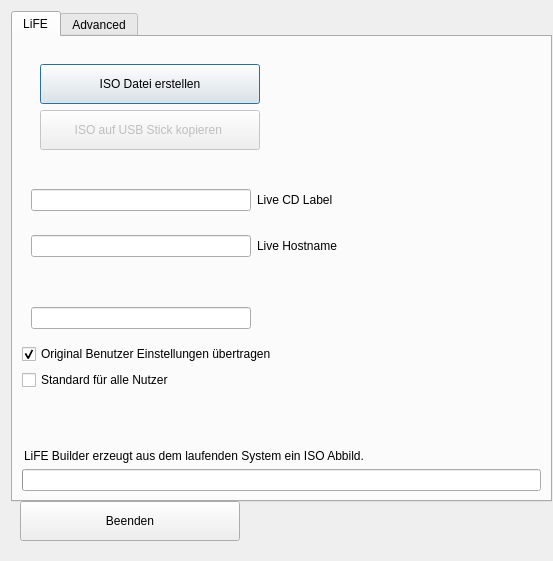
<?xml version="1.0" encoding="UTF-8"?>
<ui version="4.0">
 <author>Xapient</author>
 <class>Dialog</class>
 <widget class="QDialog" name="Dialog">
  <property name="geometry">
   <rect>
    <x>0</x>
    <y>0</y>
    <width>553</width>
    <height>561</height>
   </rect>
  </property>
  <property name="sizePolicy">
   <sizepolicy hsizetype="Preferred" vsizetype="Preferred">
    <horstretch>0</horstretch>
    <verstretch>0</verstretch>
   </sizepolicy>
  </property>
  <property name="minimumSize">
   <size>
    <width>553</width>
    <height>561</height>
   </size>
  </property>
  <property name="maximumSize">
   <size>
    <width>553</width>
    <height>561</height>
   </size>
  </property>
  <property name="windowTitle">
   <string>LiFE Builder</string>
  </property>
  <property name="autoFillBackground">
   <bool>false</bool>
  </property>
  <property name="sizeGripEnabled">
   <bool>false</bool>
  </property>
  <property name="modal">
   <bool>false</bool>
  </property>
  <layout class="QVBoxLayout" name="verticalLayout_3">
   <item>
    <widget class="QTabWidget" name="tabWidget">
     <property name="enabled">
      <bool>true</bool>
     </property>
     <property name="minimumSize">
      <size>
       <width>541</width>
       <height>491</height>
      </size>
     </property>
     <property name="maximumSize">
      <size>
       <width>541</width>
       <height>491</height>
      </size>
     </property>
     <property name="font">
      <font>
       <family>Ubuntu</family>
       <weight>50</weight>
       <bold>false</bold>
      </font>
     </property>
     <property name="toolTipDuration">
      <number>-1</number>
     </property>
     <property name="whatsThis">
      <string/>
     </property>
     <property name="accessibleName">
      <string/>
     </property>
     <property name="layoutDirection">
      <enum>Qt::LeftToRight</enum>
     </property>
     <property name="tabShape">
      <enum>QTabWidget::Rounded</enum>
     </property>
     <property name="currentIndex">
      <number>0</number>
     </property>
     <widget class="QWidget" name="tab">
      <attribute name="title">
       <string>LiFE</string>
      </attribute>
      <layout class="QVBoxLayout" name="verticalLayout">
       <item>
        <widget class="QWidget" name="widget" native="true">
         <layout class="QHBoxLayout" name="horizontalLayout_3">
          <item>
           <widget class="QWidget" name="widget_3" native="true">
            <layout class="QVBoxLayout" name="verticalLayout_4">
             <item>
              <widget class="QPushButton" name="mkiso">
               <property name="enabled">
                <bool>true</bool>
               </property>
               <property name="minimumSize">
                <size>
                 <width>220</width>
                 <height>40</height>
                </size>
               </property>
               <property name="styleSheet">
                <string notr="true"/>
               </property>
               <property name="text">
                <string>ISO Datei erstellen</string>
               </property>
               <property name="icon">
                <iconset>
                 <normaloff>pixmaps/appiconsmall.png</normaloff>pixmaps/appiconsmall.png</iconset>
               </property>
              </widget>
             </item>
             <item>
              <widget class="QPushButton" name="burniso">
               <property name="enabled">
                <bool>false</bool>
               </property>
               <property name="minimumSize">
                <size>
                 <width>220</width>
                 <height>40</height>
                </size>
               </property>
               <property name="text">
                <string>ISO auf USB Stick kopieren </string>
               </property>
               <property name="icon">
                <iconset>
                 <normaloff>pixmaps/document-edit.png</normaloff>pixmaps/document-edit.png</iconset>
               </property>
               <property name="autoDefault">
                <bool>false</bool>
               </property>
              </widget>
             </item>
            </layout>
           </widget>
          </item>
          <item>
           <spacer name="horizontalSpacer">
            <property name="orientation">
             <enum>Qt::Horizontal</enum>
            </property>
            <property name="sizeHint" stdset="0">
             <size>
              <width>40</width>
              <height>20</height>
             </size>
            </property>
           </spacer>
          </item>
          <item>
           <widget class="QWidget" name="widget_4" native="true">
            <layout class="QVBoxLayout" name="verticalLayout_5">
             <item>
              <widget class="QLabel" name="label">
               <property name="styleSheet">
                <string notr="true"/>
               </property>
               <property name="text">
                <string/>
               </property>
               <property name="pixmap">
                <pixmap>pixmaps/appiconblue.png</pixmap>
               </property>
              </widget>
             </item>
             <item>
              <spacer name="verticalSpacer_2">
               <property name="orientation">
                <enum>Qt::Vertical</enum>
               </property>
               <property name="sizeHint" stdset="0">
                <size>
                 <width>20</width>
                 <height>40</height>
                </size>
               </property>
              </spacer>
             </item>
            </layout>
           </widget>
          </item>
         </layout>
        </widget>
       </item>
       <item>
        <widget class="QWidget" name="widget_15" native="true"/>
       </item>
       <item>
        <widget class="QWidget" name="widget_11" native="true">
         <property name="layoutDirection">
          <enum>Qt::RightToLeft</enum>
         </property>
         <layout class="QHBoxLayout" name="horizontalLayout_10">
          <item>
           <spacer name="horizontalSpacer_2">
            <property name="orientation">
             <enum>Qt::Horizontal</enum>
            </property>
            <property name="sizeHint" stdset="0">
             <size>
              <width>40</width>
              <height>20</height>
             </size>
            </property>
           </spacer>
          </item>
          <item>
           <widget class="QLabel" name="label_7">
            <property name="sizePolicy">
             <sizepolicy hsizetype="Fixed" vsizetype="Preferred">
              <horstretch>0</horstretch>
              <verstretch>0</verstretch>
             </sizepolicy>
            </property>
            <property name="minimumSize">
             <size>
              <width>120</width>
              <height>0</height>
             </size>
            </property>
            <property name="maximumSize">
             <size>
              <width>120</width>
              <height>16777215</height>
             </size>
            </property>
            <property name="text">
             <string>Live CD Label</string>
            </property>
           </widget>
          </item>
          <item>
           <widget class="QLineEdit" name="livecdlabel">
            <property name="minimumSize">
             <size>
              <width>220</width>
              <height>0</height>
             </size>
            </property>
            <property name="maximumSize">
             <size>
              <width>220</width>
              <height>16777215</height>
             </size>
            </property>
           </widget>
          </item>
         </layout>
        </widget>
       </item>
       <item>
        <widget class="QWidget" name="widget_9" native="true">
         <property name="layoutDirection">
          <enum>Qt::RightToLeft</enum>
         </property>
         <layout class="QHBoxLayout" name="horizontalLayout_7">
          <item>
           <spacer name="horizontalSpacer_4">
            <property name="orientation">
             <enum>Qt::Horizontal</enum>
            </property>
            <property name="sizeHint" stdset="0">
             <size>
              <width>40</width>
              <height>20</height>
             </size>
            </property>
           </spacer>
          </item>
          <item>
           <widget class="QLabel" name="label_2">
            <property name="sizePolicy">
             <sizepolicy hsizetype="Fixed" vsizetype="Preferred">
              <horstretch>0</horstretch>
              <verstretch>0</verstretch>
             </sizepolicy>
            </property>
            <property name="minimumSize">
             <size>
              <width>120</width>
              <height>0</height>
             </size>
            </property>
            <property name="maximumSize">
             <size>
              <width>120</width>
              <height>16777215</height>
             </size>
            </property>
            <property name="text">
             <string>Live Hostname</string>
            </property>
           </widget>
          </item>
          <item>
           <widget class="QLineEdit" name="livehostname">
            <property name="minimumSize">
             <size>
              <width>220</width>
              <height>0</height>
             </size>
            </property>
            <property name="maximumSize">
             <size>
              <width>220</width>
              <height>16777215</height>
             </size>
            </property>
           </widget>
          </item>
         </layout>
        </widget>
       </item>
       <item>
        <widget class="QWidget" name="widget_5" native="true">
         <property name="minimumSize">
          <size>
           <width>0</width>
           <height>20</height>
          </size>
         </property>
         <layout class="QHBoxLayout" name="horizontalLayout_4"/>
        </widget>
       </item>
       <item>
        <widget class="QWidget" name="widget_8" native="true">
         <property name="layoutDirection">
          <enum>Qt::RightToLeft</enum>
         </property>
         <layout class="QHBoxLayout" name="horizontalLayout_9">
          <item>
           <spacer name="horizontalSpacer_5">
            <property name="orientation">
             <enum>Qt::Horizontal</enum>
            </property>
            <property name="sizeHint" stdset="0">
             <size>
              <width>40</width>
              <height>20</height>
             </size>
            </property>
           </spacer>
          </item>
          <item>
           <widget class="QLineEdit" name="skeluser">
            <property name="minimumSize">
             <size>
              <width>220</width>
              <height>0</height>
             </size>
            </property>
            <property name="maximumSize">
             <size>
              <width>220</width>
              <height>16777215</height>
             </size>
            </property>
            <property name="toolTip">
             <string>Als Quelle kann ein beliebiger System-Benutzer gewählt werden</string>
            </property>
           </widget>
          </item>
         </layout>
        </widget>
       </item>
       <item>
        <widget class="QCheckBox" name="copydefaultuser">
         <property name="toolTip">
          <string/>
         </property>
         <property name="text">
          <string>Original Benutzer Einstellungen übertragen</string>
         </property>
         <property name="checked">
          <bool>true</bool>
         </property>
        </widget>
       </item>
       <item>
        <widget class="QCheckBox" name="copyskel">
         <property name="toolTip">
          <string>&lt;html&gt;&lt;head/&gt;&lt;body&gt;&lt;p&gt;Neue Benutzer (z.B. nach der Installation des Systems)&lt;br/&gt;übernehmen die Einstellungen des Original Benutzers&lt;/p&gt;&lt;/body&gt;&lt;/html&gt;</string>
         </property>
         <property name="layoutDirection">
          <enum>Qt::LeftToRight</enum>
         </property>
         <property name="text">
          <string>Standard für alle Nutzer</string>
         </property>
        </widget>
       </item>
       <item>
        <widget class="QWidget" name="widget_1" native="true">
         <layout class="QHBoxLayout" name="horizontalLayout_2">
          <item>
           <spacer name="verticalSpacer">
            <property name="orientation">
             <enum>Qt::Vertical</enum>
            </property>
            <property name="sizeHint" stdset="0">
             <size>
              <width>20</width>
              <height>40</height>
             </size>
            </property>
           </spacer>
          </item>
         </layout>
        </widget>
       </item>
       <item>
        <widget class="QLabel" name="part">
         <property name="sizePolicy">
          <sizepolicy hsizetype="Expanding" vsizetype="Preferred">
           <horstretch>0</horstretch>
           <verstretch>0</verstretch>
          </sizepolicy>
         </property>
         <property name="text">
          <string/>
         </property>
         <property name="indent">
          <number>2</number>
         </property>
        </widget>
       </item>
       <item>
        <widget class="QLabel" name="info">
         <property name="text">
          <string>LiFE Builder erzeugt aus dem laufenden System ein ISO Abbild.</string>
         </property>
         <property name="indent">
          <number>2</number>
         </property>
        </widget>
       </item>
       <item>
        <widget class="QProgressBar" name="progressBar">
         <property name="layoutDirection">
          <enum>Qt::LeftToRight</enum>
         </property>
         <property name="value">
          <number>0</number>
         </property>
         <property name="alignment">
          <set>Qt::AlignJustify|Qt::AlignTop</set>
         </property>
         <property name="textVisible">
          <bool>false</bool>
         </property>
        </widget>
       </item>
      </layout>
     </widget>
     <widget class="QWidget" name="tab_2">
      <attribute name="title">
       <string>Advanced</string>
      </attribute>
      <layout class="QVBoxLayout" name="verticalLayout_2">
       <item>
        <widget class="QWidget" name="widget_16" native="true">
         <layout class="QHBoxLayout" name="horizontalLayout_14">
          <item>
           <widget class="QLabel" name="label_6">
            <property name="layoutDirection">
             <enum>Qt::RightToLeft</enum>
            </property>
            <property name="text">
             <string/>
            </property>
            <property name="pixmap">
             <pixmap>pixmaps/appiconblue.png</pixmap>
            </property>
           </widget>
          </item>
         </layout>
        </widget>
       </item>
       <item>
        <widget class="QWidget" name="widget_6" native="true">
         <property name="layoutDirection">
          <enum>Qt::RightToLeft</enum>
         </property>
         <layout class="QHBoxLayout" name="horizontalLayout">
          <item>
           <widget class="QLineEdit" name="baseworkdir">
            <property name="minimumSize">
             <size>
              <width>400</width>
              <height>0</height>
             </size>
            </property>
            <property name="maximumSize">
             <size>
              <width>400</width>
              <height>16777215</height>
             </size>
            </property>
           </widget>
          </item>
          <item>
           <widget class="QLabel" name="label_3">
            <property name="text">
             <string>Workdirectory</string>
            </property>
           </widget>
          </item>
         </layout>
        </widget>
       </item>
       <item>
        <widget class="QWidget" name="widget_10" native="true">
         <property name="layoutDirection">
          <enum>Qt::RightToLeft</enum>
         </property>
         <layout class="QHBoxLayout" name="horizontalLayout_8">
          <item>
           <widget class="QLineEdit" name="customiso">
            <property name="minimumSize">
             <size>
              <width>400</width>
              <height>0</height>
             </size>
            </property>
            <property name="maximumSize">
             <size>
              <width>400</width>
              <height>16777215</height>
             </size>
            </property>
           </widget>
          </item>
          <item>
           <widget class="QLabel" name="label_5">
            <property name="text">
             <string>ISO Filename</string>
            </property>
           </widget>
          </item>
         </layout>
        </widget>
       </item>
       <item>
        <widget class="QWidget" name="widget_12" native="true">
         <property name="layoutDirection">
          <enum>Qt::RightToLeft</enum>
         </property>
         <layout class="QHBoxLayout" name="horizontalLayout_11">
          <item>
           <widget class="QLineEdit" name="livecdurl">
            <property name="minimumSize">
             <size>
              <width>400</width>
              <height>0</height>
             </size>
            </property>
            <property name="maximumSize">
             <size>
              <width>400</width>
              <height>16777215</height>
             </size>
            </property>
           </widget>
          </item>
          <item>
           <widget class="QLabel" name="label_8">
            <property name="text">
             <string>URL</string>
            </property>
           </widget>
          </item>
         </layout>
        </widget>
       </item>
       <item>
        <widget class="QWidget" name="widget_13" native="true">
         <property name="layoutDirection">
          <enum>Qt::RightToLeft</enum>
         </property>
         <layout class="QHBoxLayout" name="horizontalLayout_12">
          <item>
           <widget class="QLineEdit" name="excludes">
            <property name="minimumSize">
             <size>
              <width>400</width>
              <height>0</height>
             </size>
            </property>
            <property name="maximumSize">
             <size>
              <width>400</width>
              <height>16777215</height>
             </size>
            </property>
           </widget>
          </item>
          <item>
           <widget class="QLabel" name="label_9">
            <property name="text">
             <string>Excludes</string>
            </property>
           </widget>
          </item>
         </layout>
        </widget>
       </item>
       <item>
        <widget class="QWidget" name="widget_7" native="true">
         <property name="layoutDirection">
          <enum>Qt::RightToLeft</enum>
         </property>
         <layout class="QHBoxLayout" name="horizontalLayout_6">
          <item>
           <widget class="QLineEdit" name="liveuser">
            <property name="enabled">
             <bool>true</bool>
            </property>
            <property name="minimumSize">
             <size>
              <width>400</width>
              <height>0</height>
             </size>
            </property>
            <property name="maximumSize">
             <size>
              <width>400</width>
              <height>16777215</height>
             </size>
            </property>
            <property name="toolTip">
             <string>&lt;html&gt;&lt;head/&gt;&lt;body&gt;&lt;p&gt;Live Benutzername sollte mit dem Orignial Benutzernamen ident sein.&lt;br/&gt;Links und andere Verweise auf den Namen könnten ihre Funktion verlieren.&lt;/p&gt;&lt;/body&gt;&lt;/html&gt;</string>
            </property>
           </widget>
          </item>
          <item>
           <widget class="QLabel" name="label_4">
            <property name="text">
             <string>Live Username</string>
            </property>
           </widget>
          </item>
         </layout>
        </widget>
       </item>
       <item>
        <widget class="QWidget" name="widget_14" native="true">
         <property name="layoutDirection">
          <enum>Qt::RightToLeft</enum>
         </property>
         <layout class="QHBoxLayout" name="horizontalLayout_5">
          <item>
           <widget class="QLineEdit" name="squashfsopts">
            <property name="enabled">
             <bool>false</bool>
            </property>
            <property name="minimumSize">
             <size>
              <width>400</width>
              <height>0</height>
             </size>
            </property>
            <property name="maximumSize">
             <size>
              <width>400</width>
              <height>16777215</height>
             </size>
            </property>
           </widget>
          </item>
          <item>
           <widget class="QLabel" name="label_10">
            <property name="text">
             <string>Squashfs Options</string>
            </property>
           </widget>
          </item>
         </layout>
        </widget>
       </item>
       <item>
        <widget class="QWidget" name="widget_17" native="true">
         <layout class="QVBoxLayout" name="verticalLayout_6">
          <item>
           <widget class="QCheckBox" name="restricted">
            <property name="toolTip">
             <string>&lt;html&gt;&lt;head/&gt;&lt;body&gt;&lt;p&gt;Entfernt:&lt;/p&gt;&lt;p&gt;- Alle Schriftarten aus dem Benutzerverzeichnis&lt;br/&gt;- Microsoft Schriftarten&lt;br/&gt;- Adobe Reader und Flashplayer&lt;br/&gt;- xUbuntu restricted extras &lt;/p&gt;&lt;/body&gt;&lt;/html&gt;</string>
            </property>
            <property name="layoutDirection">
             <enum>Qt::RightToLeft</enum>
            </property>
            <property name="text">
             <string>Entferne proprietäre Pakete, Codecs und Schriftarten</string>
            </property>
           </widget>
          </item>
          <item>
           <widget class="QWidget" name="widget_18" native="true">
            <layout class="QHBoxLayout" name="horizontalLayout_15">
             <item>
              <spacer name="horizontalSpacer_6">
               <property name="orientation">
                <enum>Qt::Horizontal</enum>
               </property>
               <property name="sizeHint" stdset="0">
                <size>
                 <width>40</width>
                 <height>20</height>
                </size>
               </property>
              </spacer>
             </item>
             <item>
              <widget class="QPushButton" name="testiso">
               <property name="toolTip">
                <string/>
               </property>
               <property name="text">
                <string>ISO in KVM(Qemu) testen</string>
               </property>
               <property name="icon">
                <iconset>
                 <normaloff>pixmaps/appicon.png</normaloff>pixmaps/appicon.png</iconset>
               </property>
              </widget>
             </item>
            </layout>
           </widget>
          </item>
         </layout>
        </widget>
       </item>
       <item>
        <spacer name="verticalSpacer_3">
         <property name="orientation">
          <enum>Qt::Vertical</enum>
         </property>
         <property name="sizeHint" stdset="0">
          <size>
           <width>20</width>
           <height>40</height>
          </size>
         </property>
        </spacer>
       </item>
      </layout>
     </widget>
    </widget>
   </item>
   <item>
    <widget class="QWidget" name="widget_2" native="true">
     <layout class="QHBoxLayout" name="horizontalLayout_13">
      <item>
       <widget class="QPushButton" name="exit">
        <property name="minimumSize">
         <size>
          <width>220</width>
          <height>40</height>
         </size>
        </property>
        <property name="text">
         <string>Beenden</string>
        </property>
       </widget>
      </item>
      <item>
       <widget class="QLabel" name="inet">
        <property name="text">
         <string/>
        </property>
       </widget>
      </item>
      <item>
       <spacer name="horizontalSpacer_3">
        <property name="orientation">
         <enum>Qt::Horizontal</enum>
        </property>
        <property name="sizeHint" stdset="0">
         <size>
          <width>40</width>
          <height>20</height>
         </size>
        </property>
       </spacer>
      </item>
     </layout>
    </widget>
   </item>
  </layout>
 </widget>
 <tabstops>
  <tabstop>tabWidget</tabstop>
  <tabstop>mkiso</tabstop>
  <tabstop>burniso</tabstop>
  <tabstop>livecdlabel</tabstop>
  <tabstop>livehostname</tabstop>
  <tabstop>skeluser</tabstop>
  <tabstop>copydefaultuser</tabstop>
  <tabstop>copyskel</tabstop>
  <tabstop>exit</tabstop>
  <tabstop>baseworkdir</tabstop>
  <tabstop>customiso</tabstop>
  <tabstop>livecdurl</tabstop>
  <tabstop>excludes</tabstop>
  <tabstop>liveuser</tabstop>
  <tabstop>squashfsopts</tabstop>
  <tabstop>restricted</tabstop>
  <tabstop>testiso</tabstop>
 </tabstops>
 <resources/>
 <connections>
  <connection>
   <sender>copydefaultuser</sender>
   <signal>toggled(bool)</signal>
   <receiver>skeluser</receiver>
   <slot>setEnabled(bool)</slot>
   <hints>
    <hint type="sourcelabel">
     <x>276</x>
     <y>348</y>
    </hint>
    <hint type="destinationlabel">
     <x>131</x>
     <y>312</y>
    </hint>
   </hints>
  </connection>
  <connection>
   <sender>copydefaultuser</sender>
   <signal>toggled(bool)</signal>
   <receiver>copyskel</receiver>
   <slot>setEnabled(bool)</slot>
   <hints>
    <hint type="sourcelabel">
     <x>276</x>
     <y>348</y>
    </hint>
    <hint type="destinationlabel">
     <x>276</x>
     <y>374</y>
    </hint>
   </hints>
  </connection>
 </connections>
</ui>
